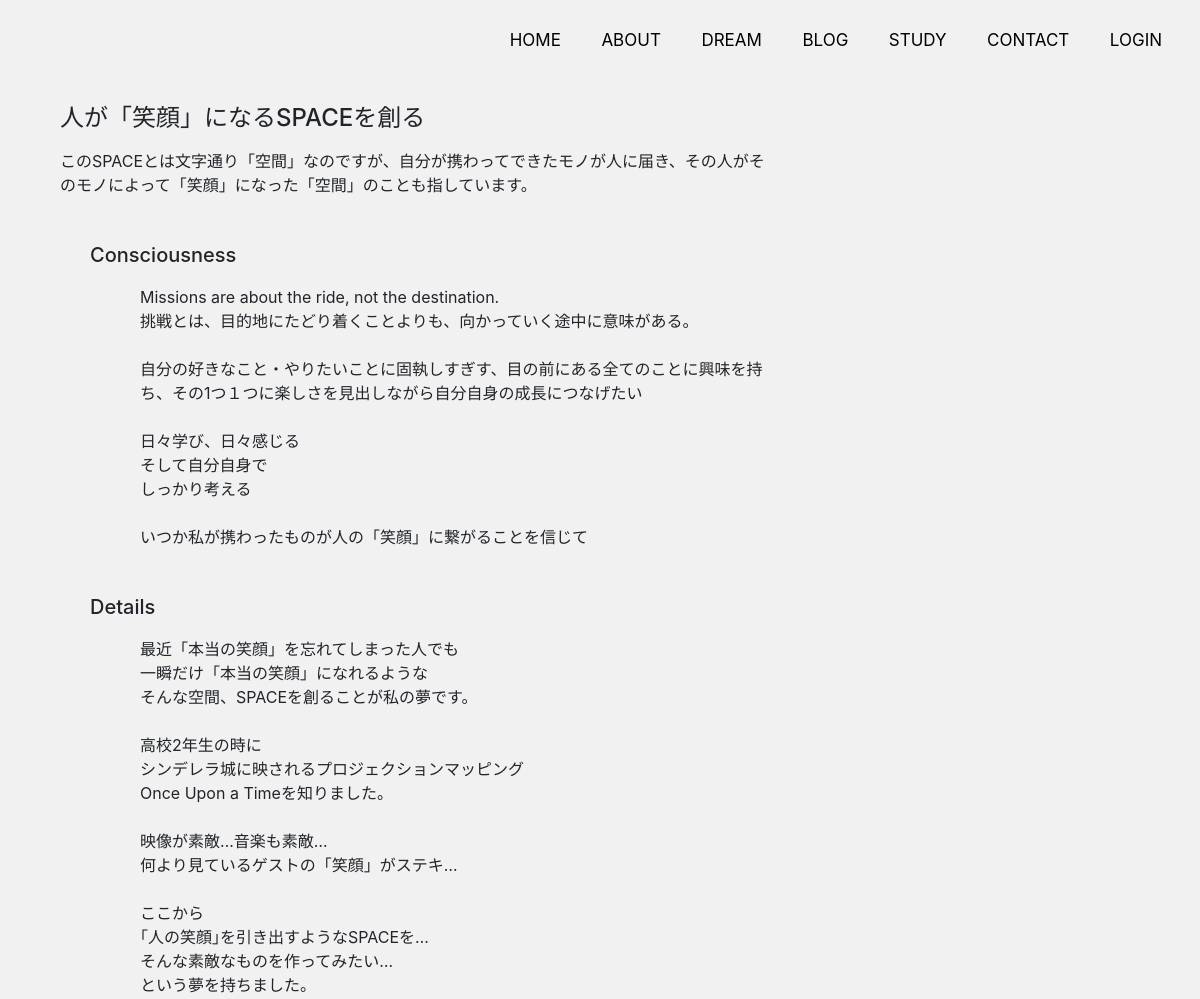
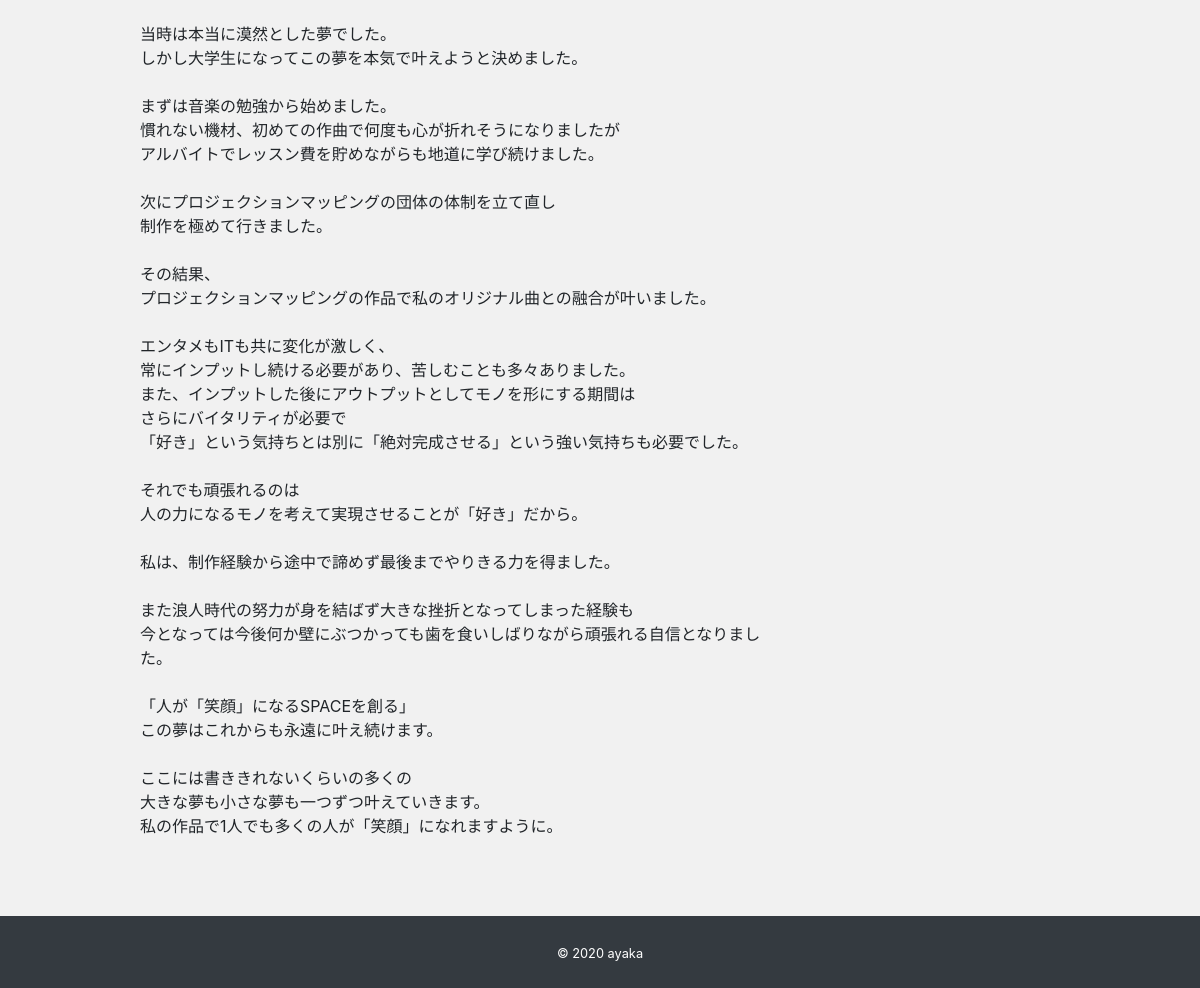
The page /dream/ on the database its author committed (2 pictures, top to bottom).
### app/models.py (models this page shows)
class Dream(models.Model):
    title = models.CharField('タイトル' , max_length=100, null=True , blank = True)
    short_description = models.TextField('短い説明', null=True , blank = True)
    consciousness = models.TextField('意識していること', null=True , blank = True)
    description = models.TextField('説明', null=True , blank = True)
    def __str__(self):
        return self.title

### app/views.py (the view)
# urls.py: path('dream/', views.DreamView.as_view(),name='dream'),
class DreamView(View):
    def get(self, request, *args, **kwargs):
        dream_data = Dream.objects.all()
        if dream_data.exists():
            dream_data = dream_data.order_by('-id')[0]
        print(dream_data)
        print(dream_data)
        return render(request, 'app/dream.html' , {
            'dream_data': dream_data
        })

### app/templates/app/dream.html
{% extends 'app/base.html' %}
{% block content %}
<div class="col-sm-8 mb-5">
    <h4 class="mt-4 mb-3">{{ dream_data.title }}</h4>
    <p>{{ dream_data.short_description |linebreaksbr }}</p>
    <div class="project">
        <h5>Consciousness</h5>
        <p>{{ dream_data.consciousness |linebreaksbr }}</p>
        <h5>Details</h5>
        <p>{{ dream_data.description |linebreaksbr }}</p>
    </div>
</div>
</div>
{% endblock %}

### app/static/css/style.css (style rules this page uses)
* { margin:0; padding:0; box-sizing: border-box; font-size: 16px; }
p { word-break: break-all; }
body { background:#f1f1f1; display: flex; flex-flow: column; min-height: 100vh; }

### app/static/css/styleDetail.css (style rules this page uses)
.project { padding-top: 30px; padding-left: 30px; }
.project p { padding-top: 10px; padding-bottom: 30px; padding-left: 50px; }

### rows shown on the page
Dream: title "人が「笑顔」になるSPACEを創る", short_description "このSPACEとは文字通り「空間」なのですが、自分が携わってできたモノが人に届き、その人がそのモノによって「笑顔」になった「空間」のことも指しています。", consciousness "Missions are about the ride, not the destination. 挑戦とは、目的地にたどり着くことよりも、向かっていく途中に意味がある。 自分の好きなこと・やりたいことに固執しすぎす、目の前にある全てのことに興味を持ち、その1つ１つに楽しさを見出しながら自分自身の成長につなげたい 日々学び、日々感じる そして自分自身で しっかり考える いつか私が携わったものが人の「笑顔」に繋がることを信じて", description "最近「本当の笑顔」を忘れてしまった人でも 一瞬だけ「本当の笑顔」になれるような そんな空間、SPACEを創ることが私の夢です。 高校2年生の時に シンデレラ城に映されるプロジェクションマッピング Once Upon a Timeを知りました。 映像が素敵…音楽も素敵… 何より見ているゲストの「笑顔」がステキ… ここから ｢人の笑顔｣を引き出すようなSPACEを… そんな素敵なものを作ってみたい… という夢を持ちました。 当時は本当に漠然とした夢でした。 しかし大学生になってこの夢を本気で叶えようと決めました。 まずは音楽の勉強から始めました。 慣れない機材、初めての作曲で何度も心が折れそうになりましたが アルバイトでレッスン費を貯めながらも地道に学び続けました。 次にプロジェクションマッピングの団体の体制を立て直し 制作を極めて行きました。 その結果、 プロジェクションマッピングの作品で私のオリジナル曲との融合が叶いました。 エンタメもITも共に変化が激しく、 常にインプットし続ける必要があり、苦しむことも多々ありました。 また、インプットした後にアウトプットとしてモノを形にする期間は さらにバイタリティが必要で 「好き」という気持ちとは別に「絶対完成させる」という強い気持ちも必要でした。 それでも頑張れるのは 人の力になるモノを考えて実現させることが「好き」だから。 私は、制作経験から途中で諦めず最後までやりきる力を得ました。 また浪人時代の努力が身を結ばず大きな挫折となってしまった経験も 今となっては今後何か壁にぶつかっても歯を食いしばりながら頑張れる自信となりました。…"
